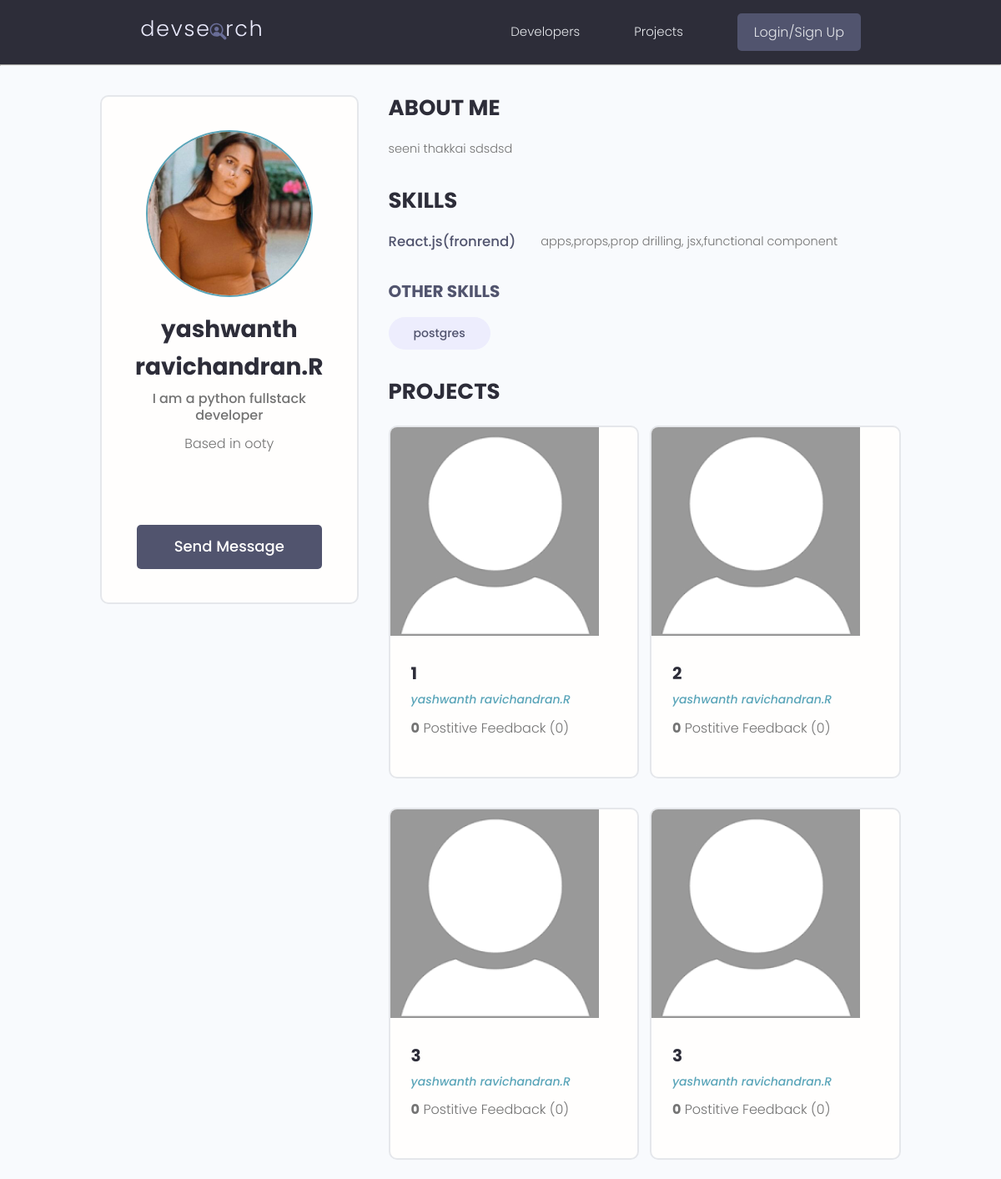
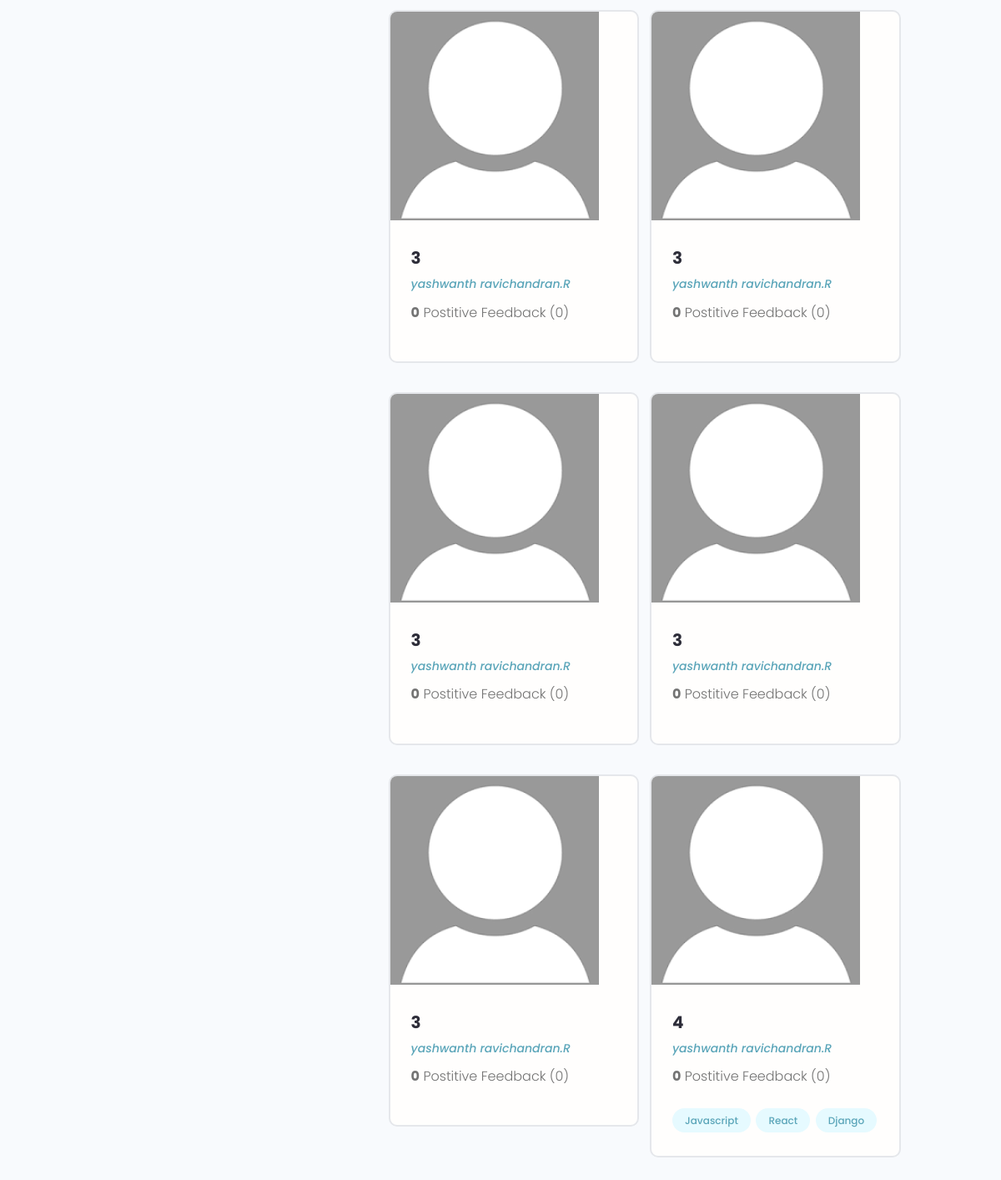
The app's page /profile/41212369-76e2-4048-851d-513a821b1075/profile.html with its own data (2 pictures, top to bottom).
### users/models.py (models this page shows, shortened)
class Profile(models.Model):
    user = models.OneToOneField( User,on_delete=models.CASCADE,null=True,blank=True)
    name = models.CharField(max_length=200, blank=True,null=True)
    email = models.EmailField(max_length=500, blank=True, null=True)
    username = models.CharField(max_length=200, blank=True,null=True)
    location = models.CharField(max_length=200, blank=True,null=True)
    short_intro = models.CharField(max_length=200, blank = True, null=True)
    bio = models.TextField(blank=True, null=True)
    profile_image = models.ImageField(null=True,blank=True,upload_to = 'profiles/', default ='profiles/user-default.png' )
    social_github = models.CharField(max_length=200, blank=True,null=True)
    social_twitter = models.CharField(max_length=200, blank=True,null=True)
    social_linkedin = models.CharField(max_length=200, blank=True,null=True)
    social_website = models.CharField(max_length=200, blank=True,null=True)
    created = models.DateTimeField(auto_now_add=True)
    id = models.UUIDField(default=uuid.uuid4,unique = True,primary_key=True,editable=False)

class Skills(models.Model):
    owner = models.ForeignKey(Profile, on_delete=models.CASCADE, null=True, blank=True, related_name='skills')
    name = models.CharField(max_length=200, blank=True,null=True)
    description = models.TextField(null=True,blank=True)
    created = models.DateTimeField(auto_now_add=True)
    id = models.UUIDField(default=uuid.uuid4,unique = True,primary_key=True,editable=False)
    def __str__(self):
        return str(self.name)

### projects/models.py (models this page shows, shortened)
class Project(models.Model):
    owner = models.ForeignKey(Profile, null=True, blank=True, on_delete = models.SET_NULL)
    title = models.CharField(max_length=200)
    description = models.TextField(null=True,blank=True)
    featured_image = models.ImageField(null=True, blank=True, default="default.png")
    demo_link = models.CharField(max_length=2000,null=True,blank=True)
    source_link = models.CharField(max_length=2000,null=True,blank=True)
    tags = models.ManyToManyField('Tag',blank=True)
    vote_total = models.IntegerField(default=0,null=True,blank=True)
    vote_ratio = models.IntegerField(default=0,null=True,blank=True)
    created = models.DateTimeField(auto_now_add=True)
    id = models.UUIDField(default=uuid.uuid4,unique=True, primary_key=True,editable=False)
    class Meta:
        ordering = ['-vote_ratio', '-vote_total', 'title']

class Tag(models.Model):
        name= models.CharField(max_length = 200)
        created = models.DateTimeField(auto_now_add=True)
        id = models.UUIDField(default=uuid.uuid4,unique = True,primary_key=True,editable=False)
        def __str__(self):
            return self.name

### users/views.py (the view)
# urls.py: path('profile/<uuid:pk>/profile.html',views.userprofile,name="user-profile"),
def userprofile(request, pk):
    profile = Profile.objects.get(id=pk)
    topskills = profile.skills.exclude(description__exact="")
    otherskills = profile.skills.filter(description="")
    context = {'profile': profile, "topskills": topskills, "otherskills": otherskills}
    return render(request, 'users/user-profile.html', context)

### users/templates/users/user-profile.html (shortened to what this page needs)
{% extends "main.html" %}
{% block content %}
 <main class="profile my-md">
    <div class="container">
      <div class="layout">
        <div class="column column--1of3">
          <div class="card text-center">
            <div class="card__body dev">
              <img class="avatar avatar--xl" src="{{profile.profile_image.url}}" />
              <h2 class="dev__name">{{profile.name}}</h2>
              <p class="dev__title">{{profile.short_intro}}</p>
              <p class="dev__location">Based in {{profile.location}} </p>
              <ul class="dev__social">
              </ul>
              {% if request.user.profile.id != profile.id %}
              <a href="{% url 'create-message' profile.id %}" class="btn btn--sub btn--lg">Send Message </a>
              {% endif %}
            </div>
          </div>
        </div>
        <div class="column column--2of3">
          <div class="devInfo">
            <h3 class="devInfo__title">About Me</h3>
            <p class="devInfo__about">
            {{profile.bio}}
            </p>
          </div>
          <div class="devInfo">
            <h3 class="devInfo__title">Skills</h3>
            <div class="devInfo__skills">
                {% for skill in topskills %}
              <div class="devSkill">
                <h4 class="devSkill__title">{{skill.name}}</h4>
                <p class="devSkill__info">
                {{skill.description}}
              </div>
              {% endfor %}
              <h3 class="devInfo__subtitle">Other Skills</h3>
              <div class="devInfo__otherSkills">
                {% for skill in otherskills %}
                <span class="tag tag--pill tag--sub tag--lg">
                  <small>{{skill}}</small>
                </span>
                {% endfor %}
              </div>
            </div>
          </div>
          <div class="devInfo">
            <h3 class="devInfo__title">Projects</h3>
            <div class="grid grid--two">
                {% for project in profile.project_set.all %}
              <div class="column">
                <div class="card project">
                  <a href="{% url 'projects' project.id %}" class="project">
                    <img class="project__thumbnail" src="{{project.featured_image.url}}" alt="project thumbnail" />
                    <div class="card__body">
                      <h3 class="project__title">{{project.title}}</h3>
                      <p><a class="project__author" href="{% url 'user-profile' project.owner.id %}">{{project.owner.name}}</a></p>
                      <p class="project--rating">
                        <span style="font-weight: bold;">{{project.vote_ratio}}</span> Postitive
                        Feedback  ({{project.vote_total}})
                      </p>
                      <div class="project__tags">
                        {% for tag in project.tags.all %}
                        <span class="tag tag--pill tag--main">
                          <small>{{tag}}</small>
                        </span>
                        {% endfor %}
                      </div>
                    </div>
                  </a>
                </div>
              </div>
                    {% endfor %}
            </div>
          </div>
        </div>
      </div>
    </div>
  </main>
{% endblock content %}

### projects/templates/main.html (shortened to what this page needs)
<!DOCTYPE html>
{% load static %}
<html lang="en">
  <head>
    <link rel="stylesheet" href="https://cdn.iconmonstr.com/1.3.0/css/iconmonstr-iconic-font.min.css" />
    <link rel="stylesheet" href="{% static 'uikit/styles/uikit.css' %}" />
    <link rel="stylesheet" href="{% static 'styles/app.css'  %}" />
  </head>
  <body>
	{% include "navbar.html" %}
  {% block content %}
  {% endblock content%}
  </body>
</html>

### projects/templates/navbar.html (shortened to what this page needs)
{% load static %}
<header class="header">
    <div class="container container--narrow">
      <a href="{% url 'profiles' %}" class="header__logo">
        <img src="{% static 'images/logo.svg' %}" alt="DevSearch Logo" />
      </a>
      <nav class="header__nav">
        <ul class="header__menu">
          <li class="header__menuItem"><a href="{% url 'profiles' %}">Developers</a></li>
          <li class="header__menuItem"><a href="{% url 'projectsda' %}">Projects</a></li>
          {% if request.user.is_authenticated %}
          <li class="header__menuItem"><a href="{% url 'inbox' %}" class="btn btn--sub">Inbox</a></li>
          <li class="header__menuItem"><a href="{% url 'account' %}" >Account</a></li>
          <li class="header__menuItem"><a href="{% url 'logout' %}" class="btn btn--sub">Logout</a></li>
          {% else %}
          <li class="header__menuItem"><a href="{% url 'login' %}" class="btn btn--sub">Login/Sign Up</a></li>
          {% endif %}
        </ul>
      </nav>
    </div>
  </header>
<hr>

### projects/static/styles/app.css (style rules this page uses)
:root { --color-sub: #2d2d39; }
.btn--sub { background-color: var(--color-sub-light); }
.card { border: 2px solid var(--color-light); }
img { width: 100%; }
.header { position: sticky; z-index: 111; background-color: var(--color-sub); padding: 1.5rem 0; }
.header > .container { display: flex; justify-content: space-between; align-items: center; }
.header__logo > img { height: 3.8rem; }
.header__nav > ul { display: inline-flex; align-items: center; list-style: none; gap: 6.5rem; }
.header__menuItem > a { color: var(--color-light); font-weight: 300; }
.profile .card > .dev { padding: 4rem; }
.dev__name { color: var(--color-sub); font-size: 2.8rem; font-weight: 700; margin-top: 1rem; margin-bottom: 0.5rem; }
.dev__title { font-size: 1.6rem; font-weight: 500; line-height: 1.3; }
.dev__location { margin-top: 1rem; }
.dev__social { margin: 3rem 0; list-style: none; display: flex; justify-content: center; gap: 1.5rem; }
.devInfo { margin-bottom: 3rem; }
.devInfo__title, .devInfo__subtitle { font-size: 2.6rem; color: var(--color-sub); text-transform: uppercase; font-weight: 700; margin-bottom: 1.5rem; }
.devInfo__subtitle { font-size: 2rem; color: var(--color-sub-light); }
.devInfo__about, .devSkill__info { font-size: 1.45rem; line-height: 1.7; text-align: justify; }
.devSkill { margin-bottom: 3rem; }
.devSkill__title { font-size: 1.65rem; font-weight: 500; color: var(--color-sub-light); }
@media screen and (min-width: 700px) { .devSkill { display: flex; justify-content: space-between; gap: 3rem; } }
@media screen and (min-width: 700px) { .devSkill__info { flex-basis: 80%; } }
.project__author { font-size: 1.4rem; font-style: italic; }
.project--rating { margin-bottom: 1.6em; margin-top: .5em; }
.project__thumbnail { height: 25rem; object-fit: cover; object-position: top center; }
.project__title { font-size: 2rem; font-weight: 700; color: var(--color-sub); }

### projects/static/uikit/styles/modules/_variables.css (style rules this page uses)
:root { --color-main: #5aa5b9; --color-main-light: #e6faff; --color-sub: #3f4156; --color-sub-light: #51546e; --color-sub-lighter: #ededfd; --color-text: #737373; --color-gray: #8b8b8b; --color-light: #e5e7eb; --color-light-gray: #767676; --color-bg: #f8fafd; --color-white: #fffefd; --color-white-light: #f3f3f3; --color-success: #359e64; --color-success-bg: #def8e8; --color-error: #fc4b0b; --color-error-bg: #fff2ee; --font-base: 'Poppins', arial, helvetica, 'Segoe UI', roboto, ubuntu, sans-serif; --font-monospace: 'Fira Code', 'Courier New', courier, monospace; --font-regular: 300; --font-medium: 500; --font-bold: 700; --generic-shadow: 1px 1px 5px #00000010; --generic-transition: all 0.3s ease-in-out; }

### projects/static/uikit/styles/modules/_base.css (style rules this page uses)
* { margin: 0; padding: 0; box-sizing: border-box; text-rendering: optimizeLegibility; color: inherit; font-size: inherit; }
html { font-size: 50%; }
@media only screen and (min-width: 480px) { html { font-size: 56.25%; } }
@media only screen and (min-width: 1200px) { html { font-size: 62.5%; } }
body { line-height: 1.6; font-weight: 400; font-size: 1.5rem; color: var(--color-text); background-color: var(--color-bg); min-height: 100vh; }

### projects/static/uikit/styles/modules/_typography.css (style rules this page uses)
* { font-family: var(--font-base); }
h2 { font-size: 3.6rem; font-weight: var(--font-bold); }
h3 { font-size: 3.2rem; font-weight: var(--font-medium); }
h4 { font-size: 2.8rem; font-weight: var(--font-medium); }
p, span, strong { font-size: 1.6rem; color: var(--color-text); font-weight: var(--font-regular); }
a { padding-bottom: 2px; text-decoration: none; display: inline-block; color: var(--color-main); font-weight: var(--font-medium); }

### projects/static/uikit/styles/modules/_utilities.css (style rules this page uses)
.container { width: 92%; max-width: 165rem; margin: 0 auto; box-sizing: border-box; }
.container--narrow { width: 92%; max-width: 120rem; }
@media screen and (min-width: 1000px) { .container { width: 90%; } }
@media screen and (min-width: 1000px) { .container--narrow { width: 85%; } }
@media screen and (min-width: 1200px) { .container { width: 80%; } }
@media screen and (min-width: 1200px) { .container--narrow { width: 72%; } }
.text-center { text-align: center; }
.my-md { margin: 3rem auto; }

### projects/static/uikit/styles/modules/_avatar.css (style rules this page uses)
.avatar { border-radius: 50%; border: 2px solid var(--color-main); object-fit: cover; }
.avatar--xl { height: 20rem; width: 20rem; }

### projects/static/uikit/styles/modules/_card.css (style rules this page uses)
.card { border-radius: 1rem; background-color: var(--color-white); border: 1.5px solid var(--color-light); width: auto; height: auto; margin-top: 0.5rem; margin-bottom: 0.5rem; overflow: hidden; }
.card__body, .card__header { padding: 2rem 2.5rem; }

### records on screen
Profile: profile_image (picture), name "yashwanth ravichandran.R", short_intro "I am a python fullstack developer", location "ooty", bio "seeni thakkai sdsdsd"
Skills: name "React.js(fronrend)", description "apps,props,prop drilling, jsx,functional component"
Skills: name "postgres"
Project: featured_image (placeholder picture), title "1", owner.name "yashwanth ravichandran.R", vote_ratio "0", vote_total "0"
Project: featured_image (placeholder picture), title "2", owner.name "yashwanth ravichandran.R", vote_ratio "0", vote_total "0"
Project: featured_image (placeholder picture), title "3", owner.name "yashwanth ravichandran.R", vote_ratio "0", vote_total "0"
Project: featured_image (placeholder picture), title "3", owner.name "yashwanth ravichandran.R", vote_ratio "0", vote_total "0"
Project: featured_image (placeholder picture), title "3", owner.name "yashwanth ravichandran.R", vote_ratio "0", vote_total "0"
Project: featured_image (placeholder picture), title "3", owner.name "yashwanth ravichandran.R", vote_ratio "0", vote_total "0"
Project: featured_image (placeholder picture), title "3", owner.name "yashwanth ravichandran.R", vote_ratio "0", vote_total "0"
Project: featured_image (placeholder picture), title "3", owner.name "yashwanth ravichandran.R", vote_ratio "0", vote_total "0"
Project: featured_image (placeholder picture), title "3", owner.name "yashwanth ravichandran.R", vote_ratio "0", vote_total "0"
Project: featured_image (placeholder picture), title "4", owner.name "yashwanth ravichandran.R", vote_ratio "0", vote_total "0"
Tag: name "Javascript"
Tag: name "React"
Tag: name "Django"
